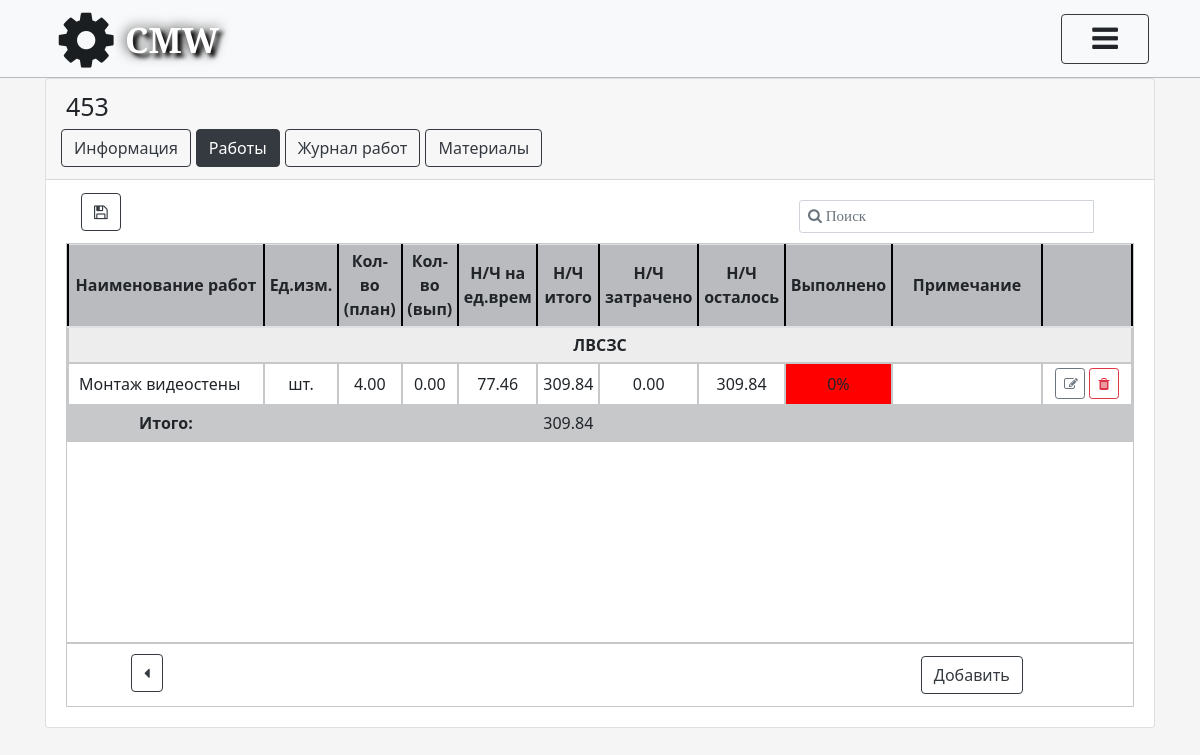
The app's page /project/2015-5986-1589274616/objects/detail/453-1597247831/work/plan/ (signed in), older data.
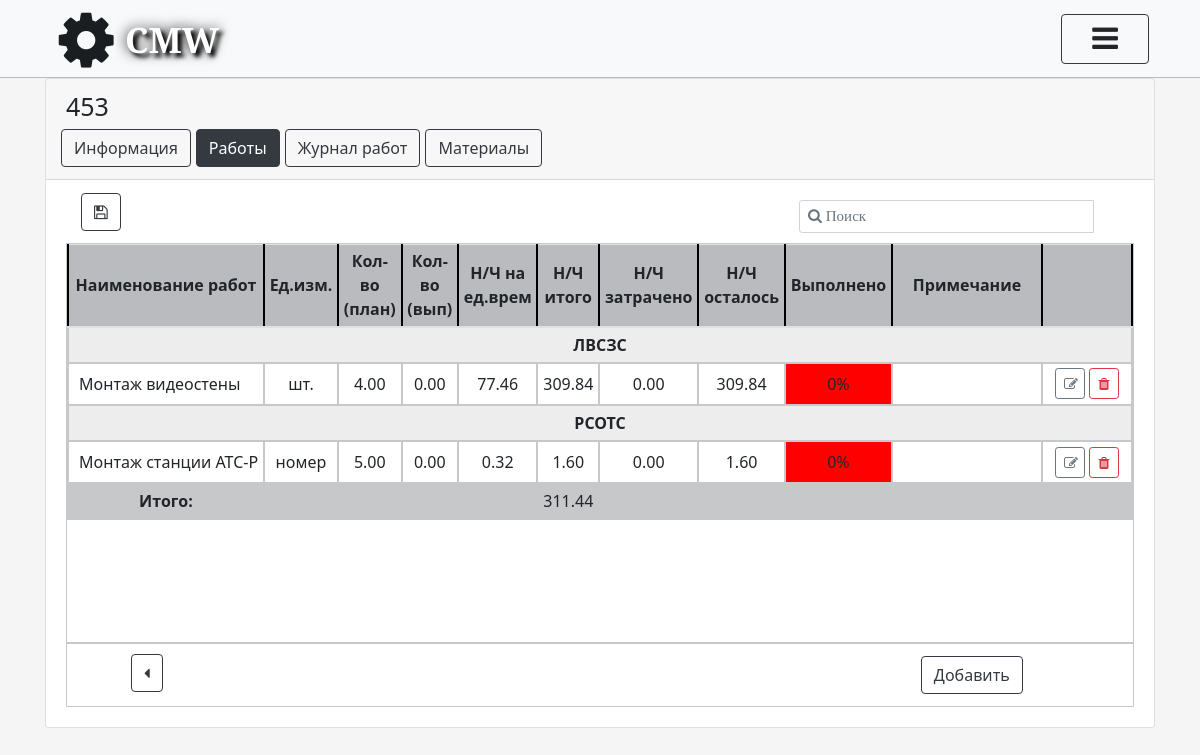
The same page, newer data.
### work/models.py (models this page shows, shortened)
class Groups(models.Model):
    name = models.CharField(max_length=200, verbose_name='Группа материалов и работ')
    class Meta:
        verbose_name = "Группа материалов и работ"
        verbose_name_plural = "Группы материалов и работ"
        ordering = ['name']

class PlanWorks(models.Model):
    name_object = models.ForeignKey(Object, on_delete=models.CASCADE, verbose_name='Название объекта')
    type_works = models.ForeignKey(TypeOfWork, on_delete=models.CASCADE, verbose_name='Вид работы')
    quantity_plan = models.DecimalField(verbose_name='Колличество (планируемое)', max_digits=8, decimal_places=2)
    NCH_general = models.DecimalField(verbose_name='Н/Ч за вид работ (общее)', max_digits=8, decimal_places=2)
    quantity_complete = models.DecimalField(verbose_name='Колличество (выполнено)', max_digits=6, decimal_places=2,
                                            default=0)
    NCH_left = models.DecimalField(verbose_name='Н/Ч за вид работ (осталось)', max_digits=6, decimal_places=2,
                                   blank=True)
    NCH_spent = models.DecimalField(verbose_name='Н/Ч за вид работ (затрачено)', max_digits=6, decimal_places=2,
                                    default=0)
    perform_proc = models.SmallIntegerField(verbose_name='Выполнено', default=0)
    comment = models.TextField(verbose_name='Примечание', blank=True)
    color = models.CharField(max_length=50, verbose_name='Процент в окрасе(от красного до зеленого)', blank=True)
    class Meta:
        verbose_name = "Планируемые работы"
        verbose_name_plural = "Планируемые работы"
        ordering = ['type_works']

class TypeOfWork(models.Model):
    name = models.CharField(max_length=200, unique=True, verbose_name='Наименование работы')
    NCH_unit_of_time = models.DecimalField(verbose_name='Н/Ч на единицу времени', max_digits=6, decimal_places=2)
    unit = models.ForeignKey(Unit, on_delete=models.CASCADE, verbose_name='Ед. измерения')
    group = models.ForeignKey(Groups, on_delete=models.CASCADE, verbose_name='Название группы')
    class Meta:
        verbose_name = "Вид работы"
        verbose_name_plural = "Вид работ"
        ordering = ['name']

class Unit(models.Model):
    name = models.CharField(max_length=50, unique=True, verbose_name='Название ед.измерения')
    class Meta:
        verbose_name = "Ед.измерения"
        verbose_name_plural = "Ед.измерения"

### work/views.py (the view)
# urls.py: path('<str:slug_proj>/objects/detail/<str:slug>/work/plan/', plan_work_view, name="plan_work"),
def plan_work_view(request, slug, slug_proj):
    name_object = Object.objects.get(slug__iexact=slug)
    plan_work = PlanWorks.objects.filter(name_object=name_object.id)
    plan_work_nch_general = [p.NCH_general for p in plan_work]
    sum = 0
    sch = 0
    if plan_work_nch_general:
        for i in plan_work_nch_general:
            a = plan_work_nch_general[sch]
            sum += a
            sch += 1
    perform_proc = list()
    sum_proc = 0
    complete_work = [p.type_works for p in PlanWorks.objects.filter(name_object=name_object)]
    form_search = SearchWorksForm()
    if complete_work:
        for y in complete_work:
            complete_works = [p.perform_proc for p in
                              CompleteWorks.objects.filter(type_works=y.pk, name_object=name_object)]
            max = 0
            for i in complete_works:
                if i > max:
                    max = i
            sum_proc += max
            perform_proc.append(sum_proc)
            group = Groups.objects.all()
            plan_work = {}
            for y in group:
                plan_work[y.name] = PlanWorks.objects.filter(type_works__group_id=y.id, name_object__slug__exact=slug)
        if not request.user.has_perm('work.delete_planworks') and not request.user.has_perm('work.change_planworks'):
            return render(request, "work/plan_work.html",
                          {'object_list': name_object, 'plan_work': plan_work, 'slug_proj': slug_proj, 'slug': slug,
                           'nch_sum': sum, 'proc_sum': sum_proc, 'error_perm': 'У вас недостаточно прав',
                           'form': form_search})
        return render(request, 'work/plan_work.html',
                      {'object_list': name_object, 'plan_work': plan_work, 'slug_proj': slug_proj, 'slug': slug,
                       'nch_sum': sum, 'proc_sum': sum_proc, 'form': form_search})
    return render(request, 'work/plan_work.html',
                  {'object_list': name_object, 'plan_work': plan_work, 'slug_proj': slug_proj, 'slug': slug,
                   'nch_sum': sum, 'proc_sum': sum_proc, 'form': form_search})

### work/forms.py
class SearchWorksForm(forms.ModelForm):
    q = forms.CharField(label=False, required=False, widget=forms.TextInput(
        attrs={'class': "form-control ", 'placeholder': 'Поиск '}))
    slug_o = forms.CharField(label=False, required=True, widget=forms.TextInput(
        attrs={'class': "form-control "}))
    slug_p = forms.CharField(label=False, required=True, widget=forms.TextInput(
        attrs={'class': "form-control "}))
    class Meta(object):
        model = PlanWorks
        fields = ('q', 'slug_o', 'slug_p')

### project/models.py (called while the page is built)
    def get_full_name(self):
        full_name = '%s %s %s' % (self.last_name, self.first_name, self.patronymic_name)
        return full_name.strip()

    def get_id_position(self):
        id_position = self.ID_Position
        return id_position

    def get_email(self):
        email = self.email
        return email

### templates/work/plan_work.html (shortened to what the changed rows need)
{% extends 'card_object.html' %}
{% load static %}
{% block add_style %}
    <link rel="stylesheet" href="{% static 'css/plan_work.css' %}">
    <link rel="stylesheet" href="{% static 'css/objects_table.css' %}">
    <link rel="stylesheet" href="{% static 'css/materials_view.css' %}">
{% endblock %}
{% block info %}
    {% if user.is_authenticated %}
        <section class="table_position_works">
            <div class="nav_object btns_materials">
                <ul class="nav nav-pills card-header-pills ">
                    <li class="nav-item" style="margin-left: 70%;  width: 300px">
                        <form action="" method="post" id="search-form_plan_works">
                            <div class="input-group input-group-sm input_search">
                                <input type="text" name="q" id="q" class="form-control empty" style="font-size: 15px"
                                       placeholder="&#xF002; Поиск">
                            </div>
                        </form>
                    </li>
                    <li class="btn_download">
                        <a href="{% url 'work:dowload_plan_work' slug_proj slug %}"
                           class="btn btn-outline-dark">
                            <i class="fa fa-floppy-o" aria-hidden="true"></i></a>
                    </li>
                </ul>
            </div>
            <div class="zone_table_works posts">
                <table class="table table-sm ">
                    <thead class="high ">
                    <tr>
                        <th scope="col" style=" vertical-align: middle" class="higher">Наименование работ</th>
                        <th scope="col" style="text-align: center; vertical-align: middle" class="higher">Ед.изм.
                        </th>
                        <th scope="col" style="text-align: center; vertical-align: middle" class="higher">Кол-во
                            (план)
                        </th>
                        <th scope="col" style="text-align: center; vertical-align: middle" class="higher">Кол-во
                            (вып)
                        </th>
                        <th scope="col" style="text-align: center; vertical-align: middle" class="higher">Н/Ч на
                            ед.врем
                        </th>
                        <th scope="col" style="text-align: center; vertical-align: middle" class="higher">Н/Ч
                            итого
                        </th>
                        <th scope="col" style="text-align: center; vertical-align: middle" class="higher">Н/Ч
                            затрачено
                        </th>
                        <th scope="col" style="text-align: center; vertical-align: middle" class="higher">Н/Ч
                            осталось
                        </th>
                        <th scope="col" style="text-align: center; vertical-align: middle" class="higher">
                            Выполнено
                        </th>
                        <th scope="col" style="text-align: center; vertical-align: middle" class="higher">Примечание
                        </th>
                        {% if not error_perm %}
                            <th scope="col" class="higher"></th>
                        {% endif %}
                    </tr>
                    </thead>
                    <tbody>
                    {% for key, value in plan_work.items %}
                        {% if  value %}
                            <tr>
                                <td colspan="11"
                                    style="text-align: center; vertical-align: middle; width: 50px; background-color: #ededed">
                                    <b>{{ key }}</b></td>
                            </tr>
                        {% endif %}
                        {% for key2 in value %}
                            <tr>
                                <td style="text-align: left; padding-left: 10px; vertical-align: middle;">{{ key2.type_works.name }}</td>
                                <td style="text-align: center; vertical-align: middle; width: 50px">{{ key2.type_works.unit.name }}</td>
                                <td style="text-align: center; vertical-align: middle; width: 50px">{{ key2.quantity_plan }}</td>
                                <td style="text-align: center; vertical-align: middle; width: 50px">{{ key2.quantity_complete }}</td>
                                <td style="text-align: center; vertical-align: middle; width: 50px">{{ key2.type_works.NCH_unit_of_time }}</td>
                                <td style="text-align: center; vertical-align: middle; width: 50px">{{ key2.NCH_general }}</td>
                                <td style="text-align: center; vertical-align: middle; width: 50px">{{ key2.NCH_spent }}</td>
                                <td style="text-align: center; vertical-align: middle; width: 50px">{{ key2.NCH_left }}</td>
                                <td style="text-align: center; vertical-align: middle; width: 50px; background-color: rgb{{ key2.color }}">{{ key2.perform_proc }}%</td>
                                <td style="text-align: justify-all; vertical-align: middle; width: 50px">{{ key2.comment }}</td>
                                {% if not  error_perm %}
                                    <td style="width: 90px;vertical-align: middle;">
                                        <a class="btn btn-outline-secondary btn-sm mx-auto"
                                           style="width: 30px;  vertical-align: middle;"
                                           id="btn_change_object"
                                           href="{% url 'work:update_plan_work' slug_proj=slug_proj slug=object_list.slug  pk=key2.pk %}">
                                            <i class="fa fa-pencil-square-o" aria-hidden="true"></i>
                                        </a>
                                        <a class="btn btn-outline-danger btn-sm mx-auto"
                                           style="width: 30px; vertical-align: middle;"
                                           id="btn_change_object"
                                           href="{% url 'work:delete_plan_work' slug_proj=slug_proj slug=object_list.slug  pk=key2.pk %}">
                                            <i class="fa fa-trash" aria-hidden="true"></i>
                                        </a>
                                    </td>
                                {% endif %}
                            </tr>
                        {% endfor %}
                    {% endfor %}
                    <div class="foot">
                        <tr>
                            <td style=" vertical-align: middle" class="footer"><strong>Итого:</strong></td>
                            <td style="text-align: center; vertical-align: middle" class="footer"></td>
                            <td style="text-align: center; vertical-align: middle" class="footer"></td>
                            <td style="text-align: center; vertical-align: middle" class="footer"></td>
                            <td style="text-align: center; vertical-align: middle" class="footer"></td>
                            <td style="text-align: center; vertical-align: middle"
                                class="footer"> {{ nch_sum }}</td>
                            <td style="text-align: center; vertical-align: middle" class="footer"></td>
                            <td style="text-align: center; vertical-align: middle" class="footer"></td>
                            <td style="text-align: center; vertical-align: middle" class="footer"></td>
                            <td style="vertical-align: middle" width="150" class="footer"></td>
                            {% if not error_perm %}
                                <td style="text-align: center; vertical-align: middle" width="80" class="footer">
                            {% endif %}
                        </tr>
                    </div>
                    </tbody>
                </table>
            </div>
            <ul class="btn_control">
                <div id="btn_back">
                    <a style='margin-top: 10px; margin-bottom: 13px'
                       href="{% url 'object:home' slug_proj %}"
                       class=" btn btn-outline-dark"><i
                            class="fa fa-caret-left" aria-hidden="true"></i></a>
                </div>
                <li style="" class="btn_add_plan_work">
                    {% if not error_perm %}
                        <a class="btn btn-outline-dark" id="btn_add_object"
                           href="{% url 'work:create_plan_work' slug_proj slug %}">
                            Добавить
                        </a>
                    {% endif %}
                </li>
            </ul>
        </section>
    {% else %}
        {% include 'registration/errorPage_auth.html' %}
    {% endif %}
{% endblock %}

Row changes from the older to the newer data that the page shows:
now on this page (row unchanged): Groups: plan_work "РСОТС"
added PlanWorks: type_works.name "Монтаж станции АТС-Р", type_works.unit.name "номер", quantity_plan "5.00", quantity_complete "0.00", type_works.NCH_unit_of_time "0.32", NCH_general "1.60", NCH_spent "0.00", NCH_left "1.60", perform_proc "0", shown under "РСОТС"
Text that changed along with them:
{{ nch_sum }}: "309.84" → "311.44"
